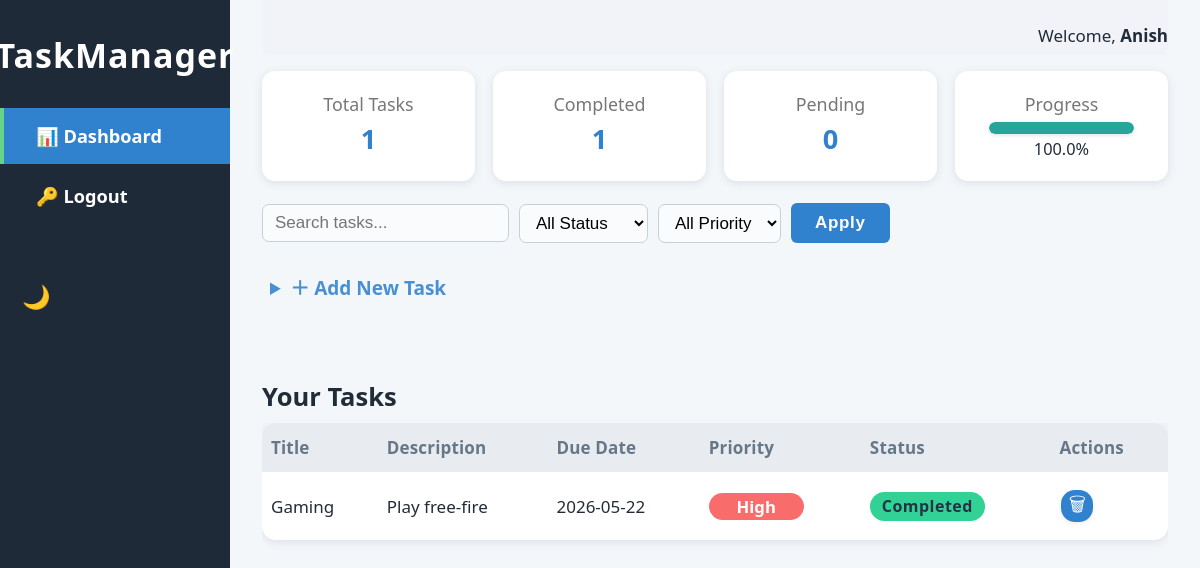
Page /dashboard (signed in) on the committed database.
### app.py (models this page shows)
class User(db.Model, UserMixin):
    id = db.Column(db.Integer, primary_key=True)
    username = db.Column(db.String(150), unique=True, nullable=False)
    password_hash = db.Column(db.String(150), nullable=False)
    tasks = db.relationship('Task', backref='user', lazy=True)

class Task(db.Model):
    id = db.Column(db.Integer, primary_key=True)
    user_id = db.Column(db.Integer, db.ForeignKey('user.id'), nullable=False)
    title = db.Column(db.String(200), nullable=False)
    description = db.Column(db.Text)
    due_date = db.Column(db.Date)
    priority = db.Column(db.String(10), default='Medium')
    status = db.Column(db.String(20), default='Pending')
    created_at = db.Column(db.DateTime, default=datetime.datetime.utcnow)

### app.py (the view)
@app.route('/dashboard')
@login_required
def dashboard():
    tasks = Task.query.filter_by(user_id=current_user.id).order_by(Task.due_date).all()
    total = len(tasks)
    completed = sum(t.status == 'Completed' for t in tasks)
    pending = sum(t.status == 'Pending' for t in tasks)
    from datetime import datetime
    return render_template(
        'dashboard.html',
        tasks=tasks, total=total, completed=completed,
        pending=pending, now=datetime.utcnow
    )

### app.py (called while the page is built)
@login_manager.user_loader
def load_user(user_id):
    return User.query.get(int(user_id))

### templates/dashboard.html (shortened to what this page needs)
<!DOCTYPE html>
<html lang="en">
<head>
    <link rel="stylesheet" href="{{ url_for('static', filename='style.css') }}">
</head>
<body>
{% set progress = ((completed / total * 100)|round(0)) if total else 0 %}
<div class="main-root" id="main-root">
    <aside class="sidebar" id="sidebar">
        <div class="sidebar-header">
            <span class="sidebar-title">TaskManager</span>
        </div>
        <nav class="sidebar-nav">
            <a href="{{ url_for('dashboard') }}" class="nav-link active">📊 Dashboard</a>
            <a href="{{ url_for('logout') }}" class="nav-link">🔑 Logout</a>
            <button id="theme-toggle" class="theme-toggle" aria-label="Toggle dark mode">
                <span id="theme-icon">🌙</span>
            </button>
        </nav>
    </aside>
    <div class="page-content">
        <header class="top-bar">
            <span class="welcome">
                Welcome, <strong>{{ current_user.username }}</strong>
            </span>
        </header>
        <section class="stats-section">
            <div class="stat-card">
                <div class="stat-label">Total Tasks</div>
                <div class="stat-value">{{ total }}</div>
            </div>
            <div class="stat-card">
                <div class="stat-label">Completed</div>
                <div class="stat-value">{{ completed }}</div>
            </div>
            <div class="stat-card">
                <div class="stat-label">Pending</div>
                <div class="stat-value">{{ pending }}</div>
            </div>
            <div class="stat-card">
                <div class="stat-label">Progress</div>
                <div class="stat-progress-bar">
                    <div class="stat-progress-fill" style="width: {{ progress }}{{ '%' }};"></div>
                </div>
                <div class="stat-progress-text">
                    {{ progress }}%
                </div>
            </div>
        </section>
        <div class="filter-row">
            <input type="search" id="task-search" placeholder="Search tasks...">
            <select id="status-filter">
                <option value="all">All Status</option>
            </select>
            <select id="priority-filter">
                <option value="all">All Priority</option>
            </select>
            <button class="main-btn" id="apply-filters">Apply</button>
        </div>
        <section class="add-task-section">
            <details>
                <summary class="add-task-summary">＋ Add New Task</summary>
            </details>
        </section>
        <section class="tasks-section">
            <h2 class="tasks-title">Your Tasks</h2>
            <div class="table-responsive">
                <table id="tasks-table" class="tasks-table">
                    <thead>
                        <tr>
                            <th>Title</th>
                            <th>Description</th>
                            <th>Due Date</th>
                            <th>Priority</th>
                            <th>Status</th>
                            <th>Actions</th>
                        </tr>
                    </thead>
                    <tbody>
                        {% for t in tasks %}
                        <tr
                            data-priority="{{ t.priority }}"
                            data-status="{{ t.status }}"
                            data-title="{{ t.title|lower }}"
                            data-desc="{{ t.description|lower }}"
                        >
                            <td>{{ t.title }}</td>
                            <td>{{ t.description }}</td>
                            <td>
                                {% if t.due_date %}
                                    {{ t.due_date }}
                                {% else %}
                                    -
                                {% endif %}
                            </td>
                            <td>
                                <span class="prio-badge prio-{{ t.priority|lower }}">
                                    {{ t.priority }}
                                </span>
                            </td>
                            <td>
                                <span class="status-badge status-{{ t.status|lower }}">
                                    {{ t.status }}
                                </span>
                            </td>
                            <td>
                                <div class="task-actions">
                                    <form method="POST" action="{{ url_for('delete_task', task_id=t.id) }}">
                                        <button class="icon-btn">🗑</button>
                                    </form>
                                </div>
                            </td>
                        </tr>
                        {% else %}
                        <tr>
                            <td colspan="6">No tasks found.</td>
                        </tr>
                        {% endfor %}
                    </tbody>
                </table>
            </div>
        </section>
    </div>
</div>
</body>
</html>

### rows in the picture
User: username "Anish"
Task: title "Gaming", description "Play free-fire", due_date "2026-05-22", priority "High", status "Completed"

### other values in the picture
{{ total }} "1"
{{ completed }} "1"
{{ pending }} "0"
{{ progress }} "100.0"
